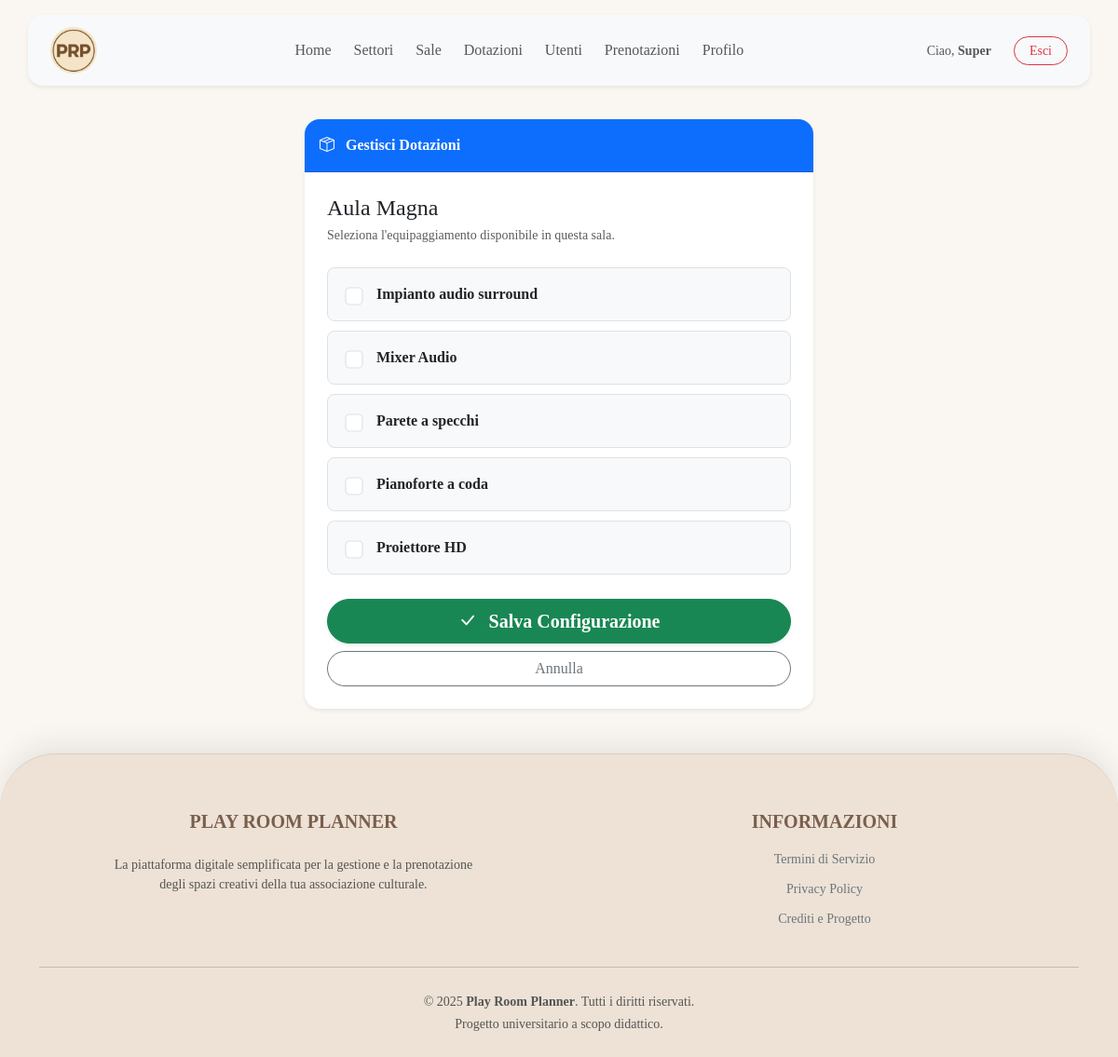
The app's page /frontend/resp_edit_dotazioni.php?sala=Aula Magna (signed in) with its own data.
### tables this page shows
CREATE TABLE DOTAZIONE_DI_SUPPORTO (
    id_dotazione INT PRIMARY KEY AUTO_INCREMENT,
    tipo VARCHAR(50) NOT NULL UNIQUE
);

### common/function.php (called while the page is built, shortened)
<?php
function datiUtenteCompleti($cid, $id_utente)
{
    $sql = "SELECT U.*, S.nome AS nome_settore
            FROM UTENTE U
            LEFT JOIN SETTORE S ON U.id_settore = S.id_settore
            WHERE U.id_utente = ?";
    $stmt = $cid->prepare($sql);
    $stmt->bind_param("i", $id_utente);
    $stmt->execute();
    $result = $stmt->get_result();
    $dati = $result->fetch_assoc();
    return $dati;
}
function getAllDotazioni($cid)
{
    return $cid->query("SELECT * FROM DOTAZIONE_DI_SUPPORTO ORDER BY tipo ASC")->fetch_all(MYSQLI_ASSOC);
}
function getDotazioniIdsBySala($cid, $id_settore, $nome_sala)
{
    $stmt = $cid->prepare("SELECT id_dotazione FROM SALA_DOTAZIONE WHERE id_settore = ? AND nome_sala = ?");
    $stmt->bind_param("is", $id_settore, $nome_sala);
    $stmt->execute();
    $res = $stmt->get_result();
    $ids = [];
    return $ids;
}

### frontend/resp_edit_dotazioni.php (the view, shortened to what this page needs)
<?php
require_once __DIR__ . '/../common/function.php';
$nome_sala = isset($_GET['sala']) ? urldecode($_GET['sala']) : null;
$dati_utente = datiUtenteCompleti($cid, $_SESSION['id_utente']);
$id_settore = $dati_utente['id_settore'];
$tutte_dotazioni = getAllDotazioni($cid);
$dotazioni_attuali_ids = getDotazioniIdsBySala($cid, $id_settore, $nome_sala);
?>
<!DOCTYPE html>
<html lang="it">
<?php require ROOT_PATH . "/common/header.php"; ?>
<body class="d-flex flex-column h-100">
    <?php include ROOT_PATH . '/common/navbar.php'; ?>
    <div class="flex-shrink-0 container py-5">
        <div class="row justify-content-center">
            <div class="col-md-8 col-lg-6">
                <div class="card shadow-sm border-0 rounded-4">
                    <div class="card-header bg-primary text-white py-3 fw-bold rounded-top-4">
                        <i class="bi bi-box-seam me-2"></i> Gestisci Dotazioni
                    </div>
                    <div class="card-body p-4">
                        <h4 class="card-title mb-1"><?php echo htmlspecialchars($nome_sala); ?></h4>
                        <p class="text-muted small mb-4">Seleziona l'equipaggiamento disponibile in questa sala.</p>
                        <form action="<?php echo BASE_URL; ?>backend/resp_dotazioni_exe.php" method="POST">
                            <div class="row g-2 mb-4">
                                <?php if (count($tutte_dotazioni) > 0): ?>
                                    <?php foreach ($tutte_dotazioni as $d):
                                        $checked = in_array($d['id_dotazione'], $dotazioni_attuali_ids) ? 'checked' : '';
                                    ?>
                                        <div class="col-12">
                                            <div class="form-check border rounded-3 p-3 bg-light d-flex align-items-center <?php echo $checked ? 'border-primary bg-primary bg-opacity-10' : ''; ?>">
                                                <input class="form-check-input ms-1 me-3" type="checkbox" name="dotazioni[]"
                                                       value="<?php echo $d['id_dotazione']; ?>"
                                                       id="dot_<?php echo $d['id_dotazione']; ?>"
                                                       style="transform: scale(1.2);"
                                                       <?php echo $checked; ?>>
                                                <label class="form-check-label w-100 fw-bold" for="dot_<?php echo $d['id_dotazione']; ?>" style="cursor: pointer;">
                                                    <?php echo htmlspecialchars($d['tipo']); ?>
                                                </label>
                                            </div>
                                        </div>
                                    <?php endforeach; ?>
                                <?php else: ?>
                                    <div class="col-12 text-center text-muted">
                                        Nessuna dotazione presente nel catalogo globale. Contatta l'admin.
                                    </div>
                                <?php endif; ?>
                            </div>
                            <div class="d-grid gap-2">
                                <button type="submit" class="btn btn-success btn-lg rounded-pill fw-bold shadow-sm">
                                    <i class="bi bi-check-lg me-2"></i> Salva Configurazione
                                </button>
                                <a href="<?php echo BASE_URL; ?>frontend/resp_dotazioni.php" class="btn btn-outline-secondary rounded-pill">Annulla</a>
                            </div>
                        </form>
                    </div>
                </div>
            </div>
        </div>
    </div>
</body>
</html>

### css/style.css (style rules this page uses)
* { font-family: Georgia, 'Times New Roman', Times, serif; }
html { height: 100%; }
body { background-color: #FAF7F2; padding-top: 80px; min-height: 100vh; display: flex; flex-direction: column; }
footer { margin-top: auto; width: 100%; }
html, body { overscroll-behavior-y: none; }
.footer-vintage { background-color: #EDE2D5; color: #7A5E4E; border-top-left-radius: 60px; border-top-right-radius: 60px; border-top: 1px solid rgba(122, 94, 78, 0.15); box-shadow: 0 -10px 30px rgba(0, 0, 0, 0.08); position: relative; z-index: 10; padding-top: 60px; padding-bottom: 40px; margin-top: auto; }
.footer-vintage hr { border-color: rgba(122, 94, 78, 0.3); opacity: 1; }

### records on screen
dotazione_di_supporto: tipo "Impianto audio surround"
dotazione_di_supporto: tipo "Mixer Audio"
dotazione_di_supporto: tipo "Parete a specchi"
dotazione_di_supporto: tipo "Pianoforte a coda"
dotazione_di_supporto: tipo "Proiettore HD"

### other values on screen
$_SESSION['nome'] "Super"
$nome_sala "Aula Magna"
